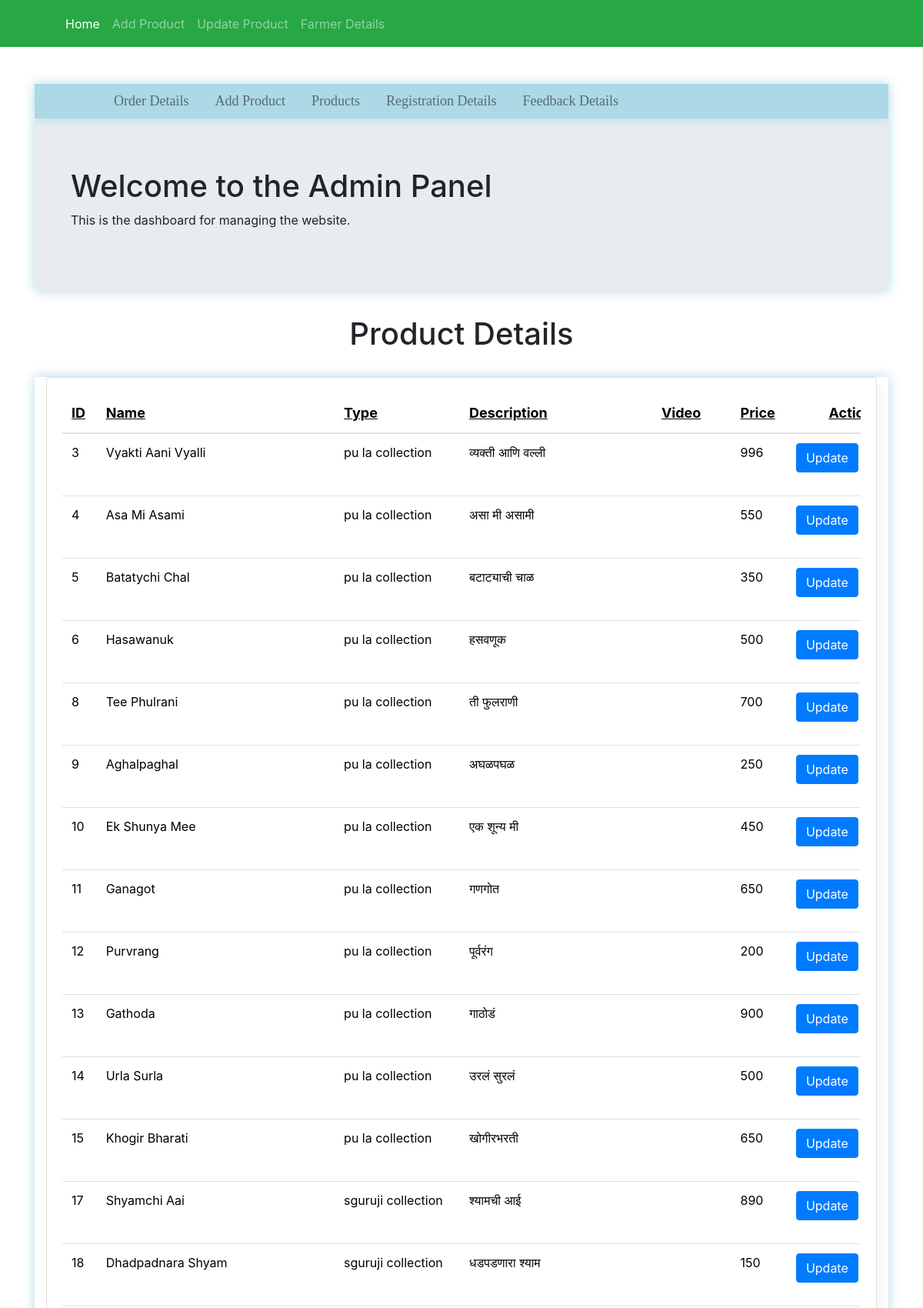
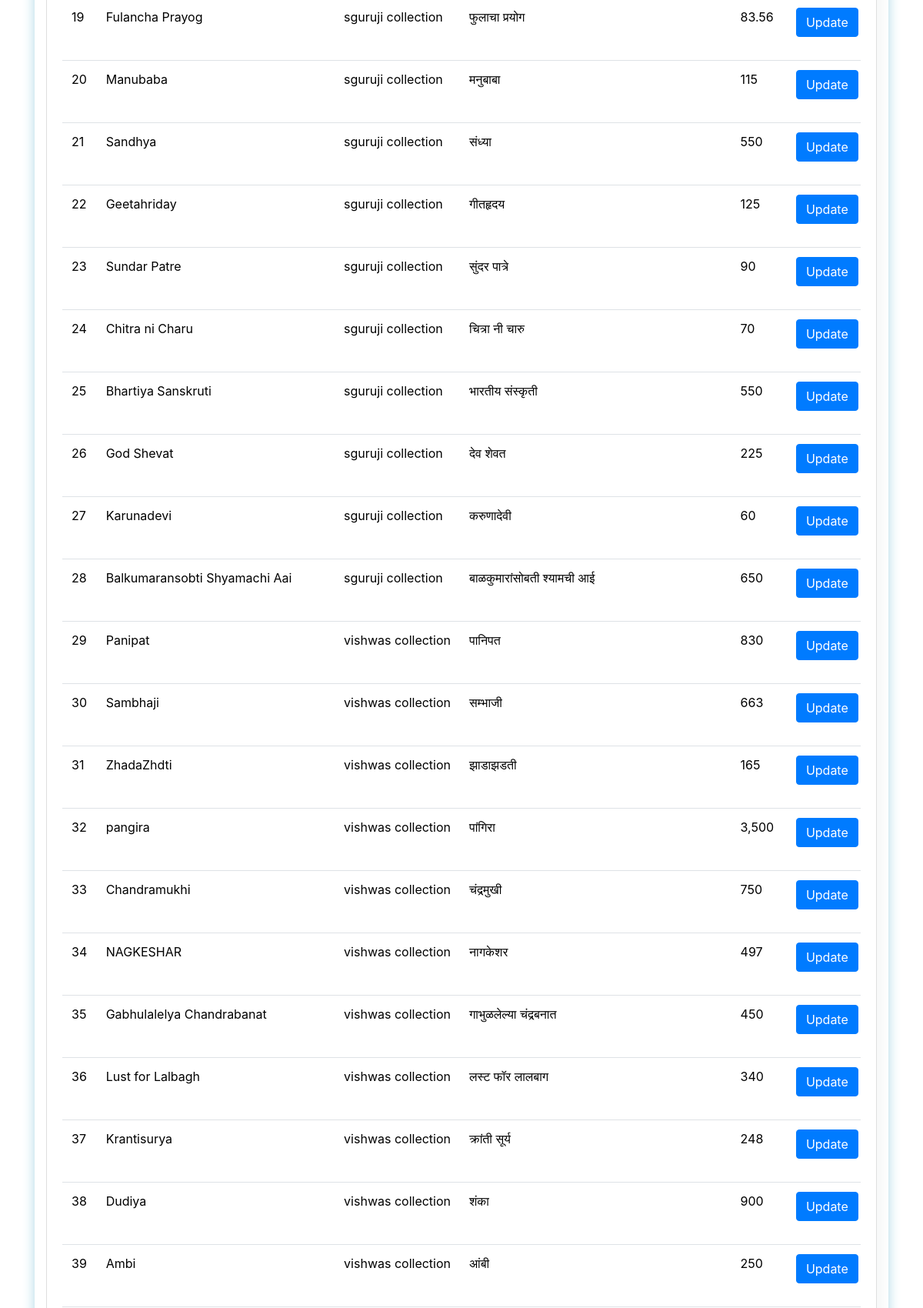
Page /Admin/adminindex.php (upper part) on the committed database (2 pictures, top to bottom).
### tables this page shows
CREATE TABLE `product` (
  `ID` int(11) NOT NULL auto_increment,
  `name` varchar(200) NOT NULL,
  `type` varchar(200) NOT NULL,
  `description` varchar(200) NOT NULL,
  `image` varchar(200) default NULL,
  `price` varchar(200) NOT NULL,
  PRIMARY KEY  (`ID`)
);

### Admin/admindatafeachphp.php (the view, shortened to what this page needs)
<?php
include("dbconn.php");
$sql = "SELECT * FROM  product";
$result = $cann->query($sql);
?>
<!DOCTYPE html>
<html>
<head>
    <link rel="stylesheet" href="https://stackpath.bootstrapcdn.com/bootstrap/4.5.2/css/bootstrap.min.css">
</head>
   <?php include("navbar.php"); ?>
<body>
<header class="jumbotron shdw">
    <div class="container ">
        <h1>Welcome to the Admin Panel</h1>
        <p>This is the dashboard for managing the website.</p>
    </div>
</header>
<center><h1>Product Details</h1></center><br>
<section class="intro">
    <div class="">
        <div class="mask d-flex align-items-center h-100">
            <div class="container shdw">
                <div class="row justify-content-center">
                    <div class="col-12">
                        <div class="card mask-custom">
                            <div class="card-body">
                                <div class="table-responsive">
                                    <table class="table table-borderless text-white mb-0">
                                        <thead>
                                        <tr>
                  <th scope="col" style="color: black; font-size: 18px;"><u>ID</u></th>
                <th scope="col"style="color: black; font-size: 18px;"><u>Name</u></th>
                     <th scope="col"style="color: black; font-size: 18px;"><u>Type</u></th>
               <th scope="col"style="color: black; font-size: 18px;"><u>Description</u></th>
         <th scope="col"style="color: black; font-size: 18px;">&nbsp;&nbsp;&nbsp;&nbsp;&nbsp;<u>Video</u></th>
          <th scope="col"style="color: black; font-size: 18px;"><u>Price</u></th>
          <th scope="col"style="color: black; font-size: 18px;">&nbsp;&nbsp;&nbsp;&nbsp;&nbsp;&nbsp;&nbsp;&nbsp;&nbsp;&nbsp;<u>Action</u></th>
                                        </tr>
                                        </thead>
                                        <tbody>
                                        <?php
                                        if ($result->num_rows > 0) {
                                            while ($product = $result->fetch_assoc()) { ?>
                                                <tr>
                                  <td style="color: black;"><?php echo $product["ID"]; ?></td>
                                  <td style="color: black;"><?php echo $product["name"]; ?></td>
                                 <td style="color: black;"><?php echo $product["type"]; ?></td>
                                <td style="color: black;"><?php echo $product["description"]; ?></td>
                                  <td>
                                  <video autoplay muted width="100">
                            <source src="<?php echo $product['video']; ?>" type="video/mp4">
                                     </video>
                            </td>
                               <td style="color: black;"><?php echo $product["price"]; ?></td>
                                    <td>
                     <a href="update.php?id=<?php echo $product['ID']; ?>" class="btn btn-primary">Update</a>
                                  </td>
                                                </tr>
                                            <?php }
                                        } else {
                                            echo "<tr><td colspan='7'>No data found</td></tr>";
                                        }
                                        ?>
                                        </tbody>
                                    </table>
                                </div>
                            </div>
                        </div>
                    </div>
                </div>
            </div>
        </div>
    </div>
</section>
</body>
</html>

### Admin/admindatafeachphp.php (style rules this page uses)
body, .intro { height: 100%; }
table td, table th { text-overflow: ellipsis; white-space: nowrap; overflow: hidden; }
.mask-custom { background: rgba(24, 24, 16, .2); border-radius: 2em; backdrop-filter: blur(25px); border: 2px solid rgba(255, 255, 255, 0.05); background-clip: padding-box; box-shadow: 10px 10px 10px rgba(46, 54, 68, 0.03); }
.shdw { box-shadow: 0 0 10px grey; }

### Admin/navbar.php (style rules this page uses)
.shdw { box-shadow: 0 0 15px lightblue; }

### rows in the picture
product: ID "3", name "Vyakti Aani Vyalli", type "pu la collection", description "व्यक्ती आणि वल्ली", price "996"
product: ID "4", name "Asa Mi Asami", type "pu la collection", description "असा मी असामी", price "550"
product: ID "5", name "Batatychi Chal", type "pu la collection", description "बटाट्याची चाळ", price "350"
product: ID "6", name "Hasawanuk", type "pu la collection", description "हसवणूक", price "500"
product: ID "8", name "Tee Phulrani", type "pu la collection", description "ती फुलराणी", price "700"
product: ID "9", name "Aghalpaghal", type "pu la collection", description "अघळपघळ", price "250"
product: ID "10", name "Ek Shunya Mee", type "pu la collection", description "एक शून्य मी", price "450"
product: ID "11", name "Ganagot", type "pu la collection", description "गणगोत", price "650"
product: ID "12", name "Purvrang", type "pu la collection", description "पूर्वरंग", price "200"
product: ID "13", name "Gathoda", type "pu la collection", description "गाठोडं", price "900"
product: ID "14", name "Urla Surla", type "pu la collection", description "उरलं सुरलं", price "500"
product: ID "15", name "Khogir Bharati", type "pu la collection", description "खोगीरभरती", price "650"
product: ID "17", name "Shyamchi Aai", type "sguruji collection", description "श्यामची आई", price "890"
product: ID "18", name "Dhadpadnara Shyam", type "sguruji collection", description "धडपडणारा श्याम", price "150"
product: ID "19", name "Fulancha Prayog", type "sguruji collection", description "फुलाचा प्रयोग", price "83.56"
product: ID "20", name "Manubaba", type "sguruji collection", description "मनुबाबा", price "115"
product: ID "21", name "Sandhya", type "sguruji collection", description "संध्या", price "550"
product: ID "22", name "Geetahriday", type "sguruji collection", description "गीतहृदय", price "125"
product: ID "23", name "Sundar Patre", type "sguruji collection", description "सुंदर पात्रे", price "90"
product: ID "24", name "Chitra ni Charu", type "sguruji collection", description "चित्रा नी चारु", price "70"
product: ID "25", name "Bhartiya Sanskruti", type "sguruji collection", description "भारतीय संस्कृती", price "550"
product: ID "26", name "God Shevat", type "sguruji collection", description "देव शेवत", price "225"
product: ID "27", name "Karunadevi", type "sguruji collection", description "करुणादेवी", price "60"
product: ID "28", name "Balkumaransobti Shyamachi Aai", type "sguruji collection", description "बाळकुमारांसोबती श्यामची आई", price "650"
product: ID "29", name "Panipat", type "vishwas collection", description "पानिपत", price "830"
product: ID "30", name "Sambhaji", type "vishwas collection", description "सम्भाजी", price "663"
product: ID "31", name "ZhadaZhdti", type "vishwas collection", description "झाडाझडती", price "165"
product: ID "32", name "pangira", type "vishwas collection", description "पांगिरा", price "3,500"
product: ID "33", name "Chandramukhi", type "vishwas collection", description "चंद्रमुखी", price "750"
product: ID "34", name "NAGKESHAR", type "vishwas collection", description "नागकेशर", price "497"
product: ID "35", name "Gabhulalelya Chandrabanat", type "vishwas collection", description "गाभुळलेल्या चंद्रबनात", price "450"
product: ID "36", name "Lust for Lalbagh", type "vishwas collection", description "लस्ट फॉर लालबाग", price "340"
product: ID "37", name "Krantisurya", type "vishwas collection", description "क्रांती सूर्य", price "248"
product: ID "38", name "Dudiya", type "vishwas collection", description "शंका", price "900"
product: ID "39", name "Ambi", type "vishwas collection", description "आंबी", price "250"
